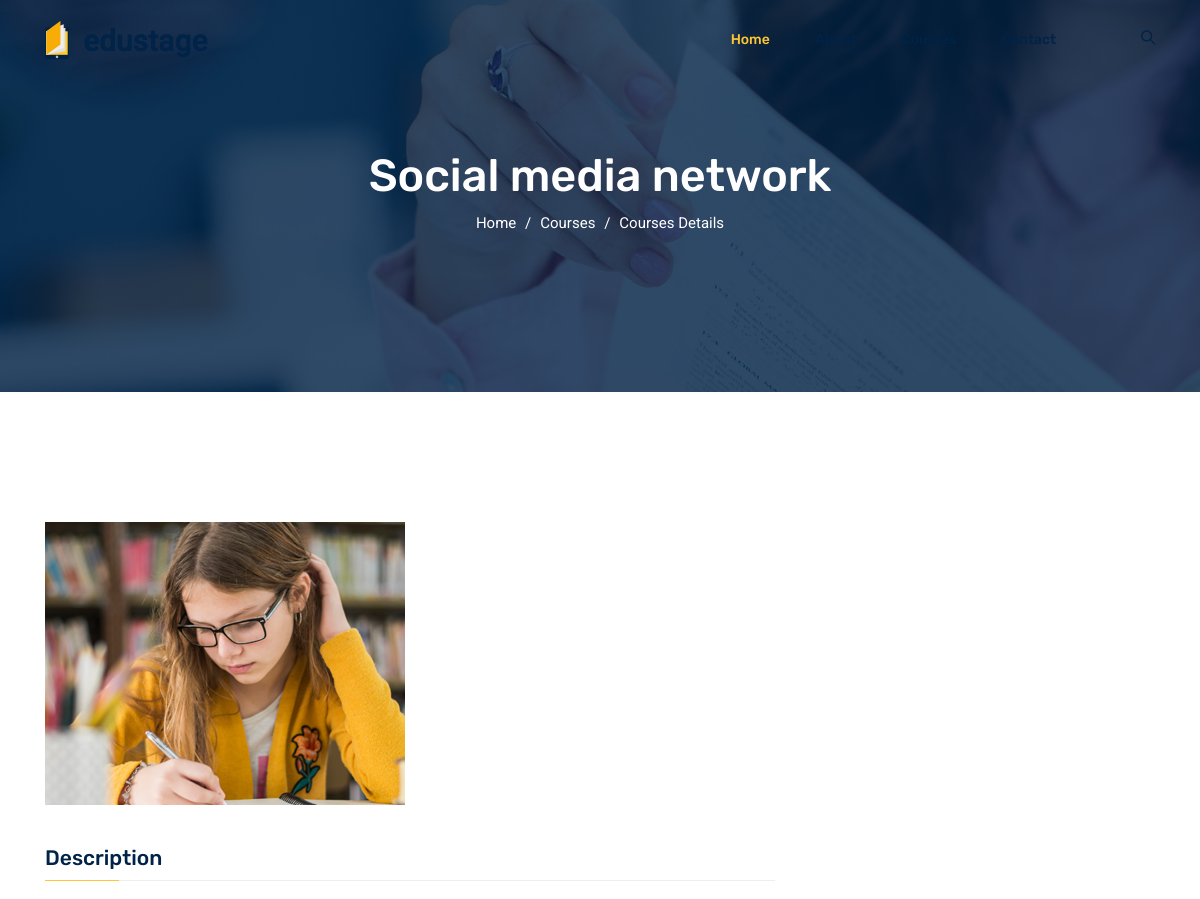
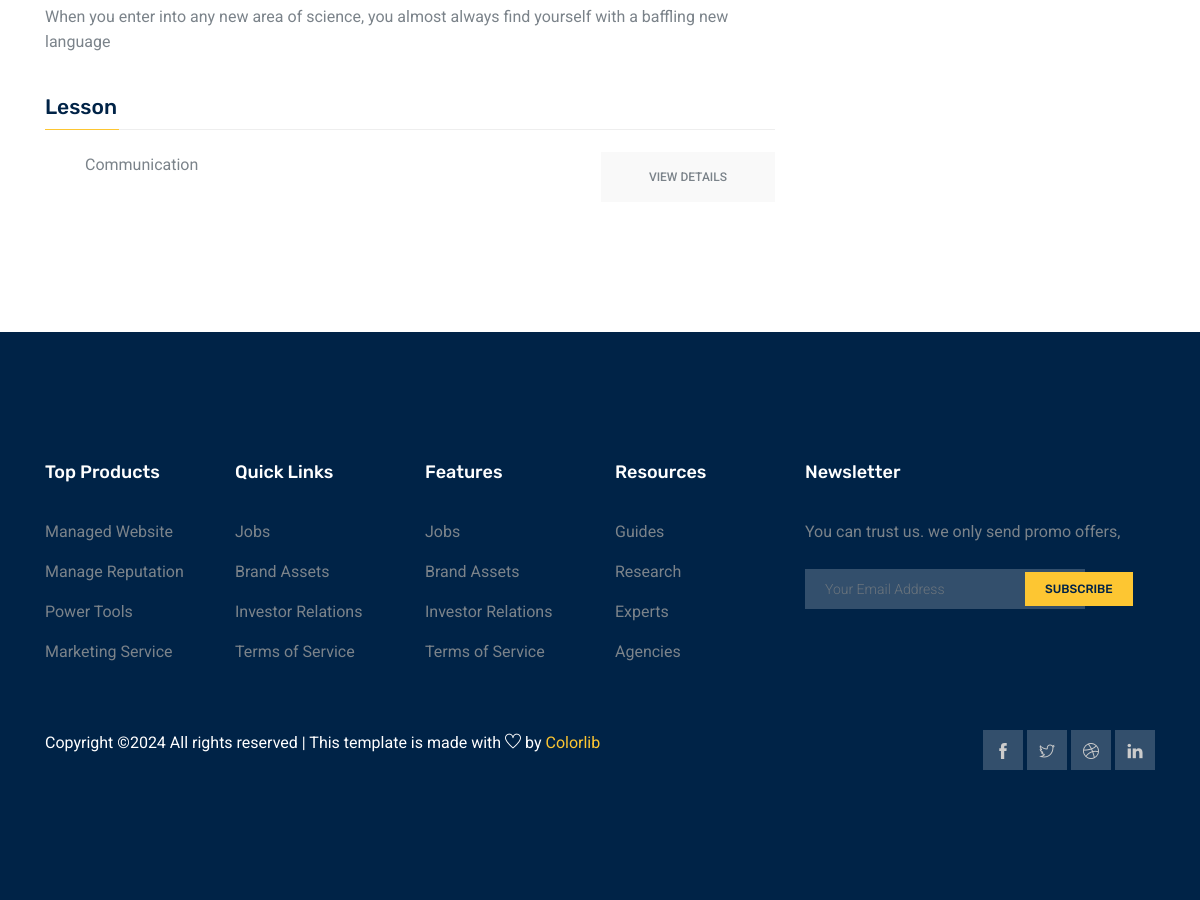
/courses/1, run on the app's committed database (2 pictures, top to bottom).
### app/models.py (models this page shows, shortened)
class Course(models.Model):
    title = models.CharField (max_length=200)
    description = models.TextField()
    instructor = models.OneToOneField(User, on_delete= models.CASCADE)
    created_at = models.DateTimeField(auto_now_add= True)
    image_course = models.ImageField(upload_to='courseimg')

class Lesson(models.Model):
    title = models.CharField(max_length=200)
    course = models.ForeignKey(Course , related_name='lessons', on_delete=models.CASCADE)
    order = models.PositiveIntegerField()
    image_lesson = models.ImageField(upload_to='lessonimg')
    content = models.TextField(blank=True, null=True)

### app/views.py (the view)
# urls.py: path('courses/<int:pk>', views.Course_details.as_view(), name='course_details'),
class Course_details(View):
    def get(self, request, pk):
        course = Course.objects.get(pk=pk)
        lessons = Lesson.objects.filter(course=course)
        return render(request, 'app/courses-details.html', {'course': course, 'lessons': lessons})

### app/templates/app/courses-details.html (shortened to what this page needs)
{% extends 'app/base.html' %}
{% load static %}
{%block content%}
{% block banner-slider %}
<section class="banner_area">
    <div class="banner_inner d-flex align-items-center">
      <div class="overlay"></div>
      <div class="container">
        <div class="row justify-content-center">
          <div class="col-lg-6">
            <div class="banner_content text-center">
              <h2> {{ course.title }}</h2>
              <div class="page_link">
                <a href="index.html">Home</a>
                <a href="courses.html">Courses</a>
                <a href="course-details.html">Courses Details</a>
              </div>
            </div>
          </div>
        </div>
      </div>
    </div>
  </section>
{% endblock banner-slider %}
{%block main-content%}
<section class="course_details_area section_gap">
    <div class="container">
        <div class="row">
            <div class="col-lg-8 course_details_left">
                <div class="main_image">
                    <img class="img-fluid" src="{{ course.image_course.url }}" alt="">
                </div>
                <div class="content_wrapper">
                    <h4 class="title">Description</h4>
                    <div class="content">
                         {{ course.description }}
                    </div>
                    <h4 class="title">Lesson</h4>
                    <div class="content">
                        <ul class="course_list">
                            {% for lesson in lessons %}
                            <li class="justify-content-between d-flex">
                                <p> {{ lesson.title }}</p>
                                <a class="primary-btn text-uppercase" href="{% url 'lesson_details' pk=lesson.pk %}">View Details</a>
                            </li>
                            {% endfor %}
                        </ul>
                    </div>
                </div>
            </div>
            </div>
        </div>
</section>
{%endblock main-content%}
{%endblock content%}

### data on the page
Course: title "Social media network", image_course (picture), description "When you enter into any new area of science, you almost always find yourself with a baffling new language"
Lesson: title "Communication"
